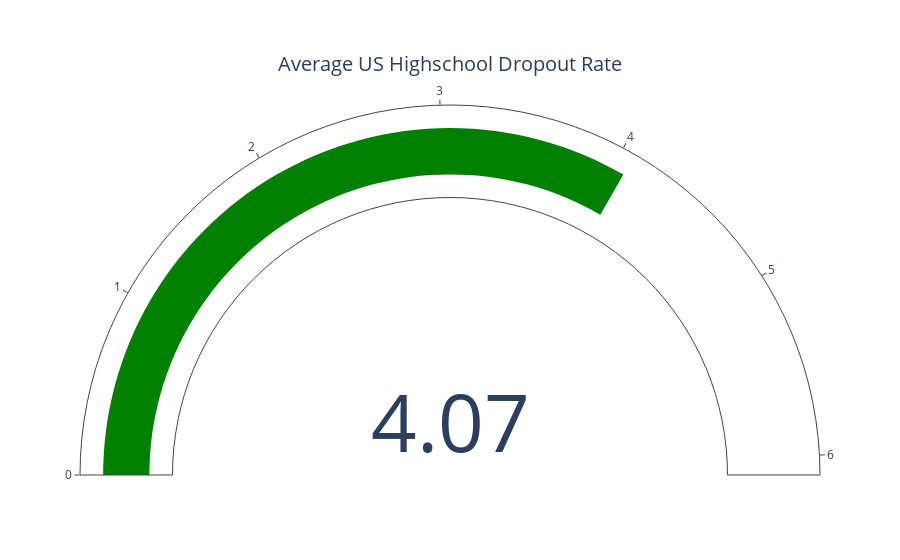

Notebook code cell kept with this figure:
### Code cell
# Guage Chart

import plotly.graph_objects as go

fig = go.Figure(go.Indicator(
    mode = "gauge+number",
    value = 4.07,
    domain = {'x': [0, 1], 'y': [0, 1]},
    title = {'text': "Average US Highschool Dropout Rate"}))

fig.show()

### Figure 1 — Plotly figure (JSON) as saved in the notebook; plotly's stock layout.template omitted (floating-point values rounded to 4 significant figures)
{"data": [{"domain": {"x": [0, 1], "y": [0, 1]}, "mode": "gauge+number", "title": {"text": "Average US Highschool Dropout Rate"}, "type": "indicator", "value": 4.07}], "layout": {}}
